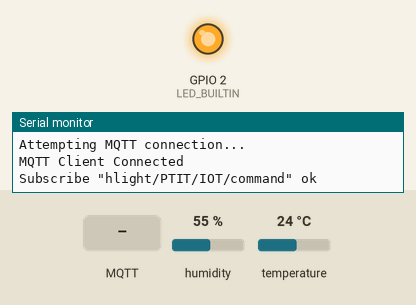
Simulated run of this sketch. Board: ESP8266 (NodeMCU). Parts: output pins drawn as LEDs (lit = HIGH, except the on-board LED, lit = LOW), the last lines printed to the serial monitor. The inputs (shaded band) are chosen by the test bench; at power-on: humidity 55 %, temperature 24 °C. WiFi joins after 1.5 s; servers stay silent unless stated; no MQTT or app messages arrive unless stated.

Above: at 8.2 s.
8.3 s: MQTT message "0" arrives on the first subscribed topic
At 9.8 s:
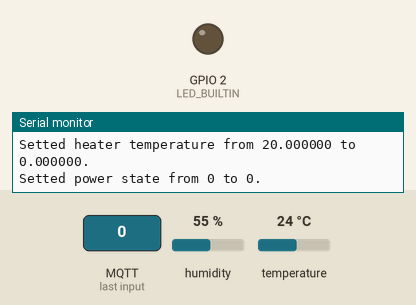
Timing chart, 0 to 11.3 s (numbered marks = the images above; inputs shaded):
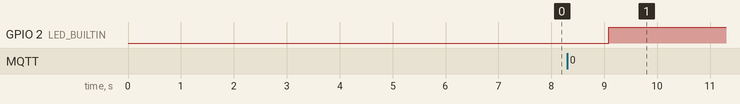

Measured:
- after the input at 8.3 s, GPIO 2 (LED_BUILTIN): LOW → HIGH after 0.79 s

The sketch:

iot.ino
```cpp
#include <DHT.h>
#include <ESP8266WiFi.h>
#include <PubSubClient.h>
#include <ArduinoJson.h>

//DHT Settings
#define DHTPIN 4
#define DHTTYPE DHT11
float temperature, humidity;

DHT dht(DHTPIN, DHTTYPE);

// Wi-Fi Settings
const char* ssid = "Chinh xinh dep tuyet tran";
const char* password = "0368674425.";

// Broker Settings
#define MQTT_SERVER "broker.mqttdashboard.com"
#define MQTT_PORT 1883
#define MQTT_USER "hlight"
#define MQTT_PASSWORD "hlight"
#define MQTT_CLIENTID "hlight"
#define TOPIC_PUBLISH "hlight/PTIT/IOT/state"
#define TOPIC_SUBSCRIBE "hlight/PTIT/IOT/command"

WiFiClient esp_client;
void callback(char* topic, byte* payload, unsigned int length);
PubSubClient mqtt_client(MQTT_SERVER, MQTT_PORT, callback, esp_client);

// Data Sending Time
unsigned long CurrentMillis, PreviousMillis, DataSendingTime = (unsigned long) 1000 * 30;

// Variable
int curFanLevel = 0;
float curHeaterTemp = 20;
int curPowerState = 0;

void connect_wifi() {
  Serial.print("Connecting");
  WiFi.begin(ssid, password);
  while (WiFi.status() != WL_CONNECTED) {
    Serial.print(".");
    delay(1000);
  }
  Serial.println("\r\nWiFi connected.");
}

void mqtt_publish(char * data) {
  if (mqtt_client.publish(TOPIC_PUBLISH, data))
    Serial.println("Publish \"" + String(data) + "\" ok");
  else
    Serial.println("Publish \"" + String(data) + "\" failed");
}
void mqtt_subscribe(const char * topic) {
  if (mqtt_client.subscribe(topic))
    Serial.println("Subscribe \"" + String(topic) + "\" ok");
  else
    Serial.println("Subscribe \"" + String(topic) + "\" failed");
}

void mqtt_connect() {
  while (!mqtt_client.connected()) {
    Serial.println("Attempting MQTT connection...");
    // Attempt to connect
    if (mqtt_client.connect(MQTT_CLIENTID, MQTT_USER, MQTT_PASSWORD)) {
    // if (mqtt_client.connect(MQTT_CLIENTID)) {
      Serial.println("MQTT Client Connected");
      mqtt_subscribe(TOPIC_SUBSCRIBE);
    } else {
      Serial.print("failed, rc=");
      Serial.print(mqtt_client.state());
      Serial.println(" try again in 5 seconds");
      // Wait 5 seconds before retrying
      delay(5000);
    }
  }
}

void unzip_command(String command){
  DynamicJsonDocument doc(1024);
  deserializeJson(doc, command);
  JsonObject obj = doc.as<JsonObject>();
  int newFanLevel = ((String) obj[String("fan_level")]).toInt();
  float newHeaterTemp = ((String) obj[String("heater_temperature")]).toFloat();
  int newPowerState = ((String) obj[String("power")]).toInt();
  Serial.printf("Setted fan level from %i to %i.\n", curFanLevel, newFanLevel);
  Serial.printf("Setted heater temperature from %f to %f.\n", curHeaterTemp, newHeaterTemp);
  Serial.printf("Setted power state from %i to %i.\n", curPowerState, newPowerState);
  curFanLevel = newFanLevel;
  curHeaterTemp = newHeaterTemp;
  curPowerState = newPowerState;
  if (curPowerState == 0){
    digitalWrite(LED_BUILTIN, HIGH);
  } else {
    digitalWrite(LED_BUILTIN, LOW);
  }
  sendDataToBroker();
}

void callback(char* topic, byte* payload, unsigned int length) {
  String command;
  Serial.printf("\n\n*****Received command from [%s]:\n", topic);
  // Bytes to string
  for (int i = 0; i < length; i++)
    command += (char)payload[i];
  if (command.length() > 0)
    unzip_command(command);
}

bool readDataFromDHT11() {
  temperature = dht.readTemperature();
  humidity = dht.readHumidity();
  if (isnan(humidity) || isnan(temperature)) {
    Serial.println(F("Failed to read from DHT sensor!"));
    return false;
  }
  return true;
}

void sendDataToBroker(){
  if(readDataFromDHT11()){
    delay(1000);
    // Devices State Sync Request
    CurrentMillis = millis();
    if (CurrentMillis - PreviousMillis > DataSendingTime) {
      PreviousMillis = CurrentMillis;
      // Publish Temperature Data
      String data = String(temperature) + "|" + String(humidity) + "|" + String(curPowerState);
      mqtt_publish((char*) data.c_str());
    }
  }
}

void setup() {
  Serial.begin(115200);
  delay(5000);
  pinMode(LED_BUILTIN, OUTPUT);
  connect_wifi();
  mqtt_connect();
  dht.begin();
}

void loop() {
  sendDataToBroker();
  if (!mqtt_client.loop())
    mqtt_connect();
}
```
